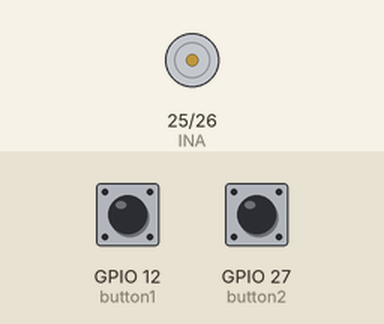
Recording of a sketch running on a simulated ESP32. Parts: motor-driver pin pairs drawn as motors (green arrow = first pin HIGH = forward, orange = second pin HIGH = backward, longer = more drive). Inputs (shaded band) come from the test bench; at power-on: GPIO 12 (button1) HIGH, GPIO 27 (button2) HIGH. What the sketch prints to the serial monitor is not drawn.

Above: at 1.2 s.
1.3 s: GPIO 12 (button1) pulled LOW for 0.15 s
At 2.2 s:
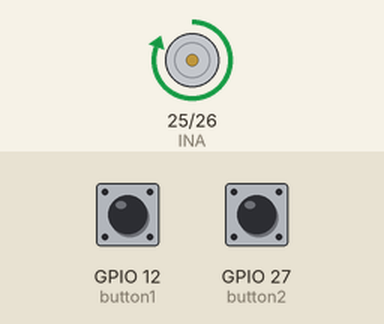
2.9 s: GPIO 27 (button2) pulled LOW for 0.15 s
At 3.4 s:
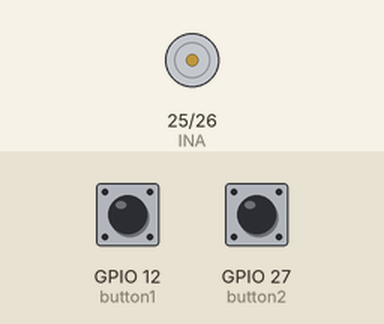
4.5 s: GPIO 12 (button1) pulled LOW for 1 s
At 5.8 s:
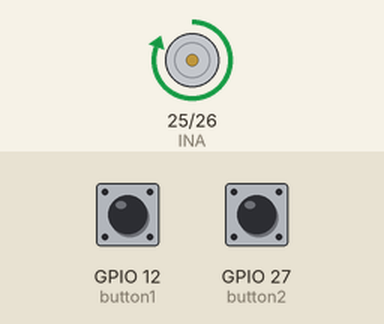
Timing chart, 0 to 7.5 s (numbered marks = the images above; inputs shaded):
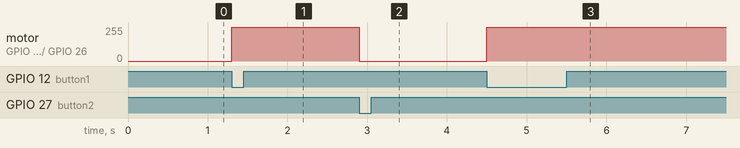

The sketch:

canReceive.ino
```cpp
#include <SPI.h>
#include <mcp_can.h>
struct packet {
  bool  tmp1;
  bool  tmp2;
};

packet tmp_packet= {false, false};

uint8_t button1 = 12;
uint8_t button2 = 27;
const int spiCSPin = 5;
int INA = 25;
int INB = 26;
MCP_CAN CAN(spiCSPin);
QueueHandle_t queue1;


void setup() {

    pinMode(INA,OUTPUT);
    pinMode(INB,OUTPUT);
    Serial.begin(115200);

    while (CAN_OK != CAN.begin(CAN_500KBPS, MCP_8MHz))
    {
        Serial.println("CAN BUS Init Failed");
        delay(100);
    }
    Serial.println("CAN BUS  Init OK!");
    pinMode(button1, INPUT_PULLUP);
    pinMode(button2, INPUT_PULLUP);
    attachInterrupt(digitalPinToInterrupt(button1), button1_ISR, FALLING);
    attachInterrupt(digitalPinToInterrupt(button2), button2_ISR, FALLING);

    Serial.println("MOtor radi");

    queue1 = xQueueCreate( 1, sizeof( uint8_t ) );
    if(queue1 == NULL){
      Serial.println("Error creating the queue");
  }
  xTaskCreate(
                    taskOne,
                    "TaskOne",
                    10000,
                    NULL,
                    2,
                    NULL);

  xTaskCreate(
                    taskTwo,
                    "TaskTwo",
                    10000,
                    NULL,
                    1,
                    NULL);

}


void loop() {
}
void button1_ISR(){
  tmp_packet.tmp1 = true;
  digitalWrite(INA,HIGH);
  digitalWrite(INB,LOW);
 }

void button2_ISR(){
  tmp_packet.tmp2 = true;
  digitalWrite(INA,LOW);
  digitalWrite(INB,LOW);
 }

void taskOne( void * parameter )
{   uint8_t len = 0;
    uint8_t buf;
    uint8_t otk;
    unsigned long canId;

 while(1){

  delay(1);
    if(CAN_MSGAVAIL == CAN.checkReceive())
    {
        CAN.readMsgBuf(&len, &buf);

        canId = CAN.getCanId();


        otk = buf;
        if(xQueueSend(queue1, &otk, portMAX_DELAY))
        {
          Serial.printf("Upisao sam broj otkucaja: %d \n", otk);

          }
        else
        {
          Serial.println("Greska u upisu u queue1");
          }
       }
    }
 }

void taskTwo( void * parameter)
{
    uint8_t tasterON=0;
    uint8_t tasterOFF=0;
    uint8_t element;
    while(1){

      if(xQueueReceive(queue1, &element, portMAX_DELAY))
      {
        Serial.printf("Primio sam broj otkucaja iz queue: %d \n", element);
        if (tmp_packet.tmp1 == true && tmp_packet.tmp2 == false){
            tasterON = 1;
            tasterOFF = 0;

            }
        if (tmp_packet.tmp1 == false && tmp_packet.tmp2 == true){
            tasterON = 0;
            tasterOFF = 1;

            }
        if (element > 45 && element < 120 && tasterON == 1 && tasterOFF == 0){
            digitalWrite(INA,HIGH);
            digitalWrite(INB,LOW);
            Serial.printf("MOTOR U RADNOM REŽIMU \n");
            Serial.printf("tasterON = %d \n tasterOFF = %d \n",tasterON,tasterOFF);
            }
        else{
            digitalWrite(INA,LOW);
            digitalWrite(INB,LOW);
            Serial.printf("MOTOR UGAŠEN \n");
            Serial.printf("tasterON = %d \n tasterOFF = %d \n",tasterON,tasterOFF);
            }
        tmp_packet.tmp1 = false;
        tmp_packet.tmp2 = false;
       }

    }

}
```

Measured:
- after the input at 1.3 s, motor on GPIO 25 (INA) / GPIO 26 (INB): stopped → forward 255/255 at once
- after the input at 2.9 s, motor on GPIO 25 (INA) / GPIO 26 (INB): forward 255/255 → stopped at once
- after the input at 4.5 s, motor on GPIO 25 (INA) / GPIO 26 (INB): stopped → forward 255/255 at once
